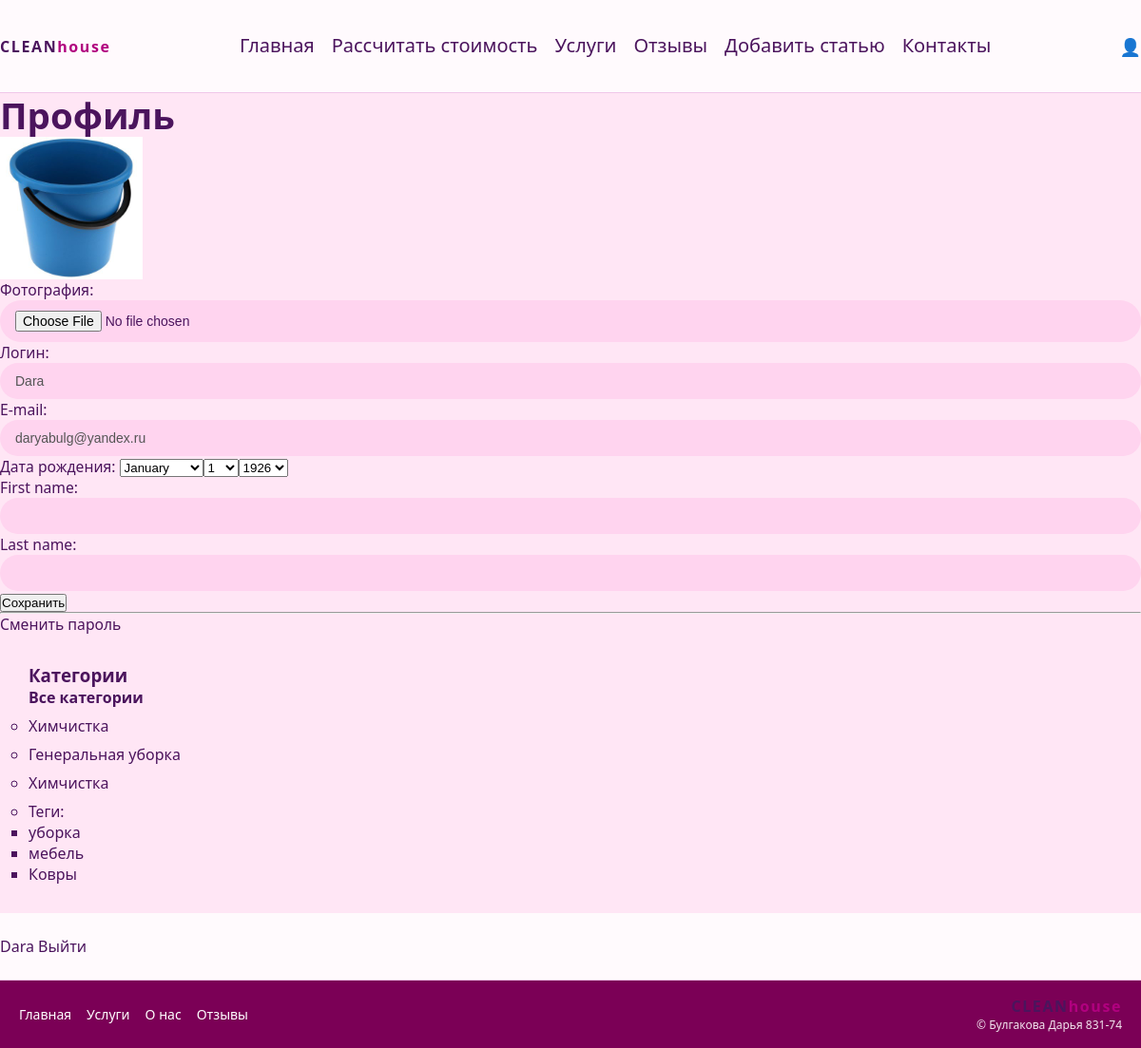
/users/profile/ (signed in), run on the app's committed database.
### users/models.py (models this page shows)
class User(AbstractUser):
    photo = models.ImageField(
        upload_to='users/%Y/%m/%d/',
        blank=True,
        null=True,
        verbose_name='Фотография'
    )
    date_birth = models.DateField(
        blank=True,
        null=True,
        verbose_name='Дата рождения'
    )

### women/models.py (models this page shows, shortened)
class Category(models.Model):
    name = models.CharField(
        max_length=100,
        verbose_name='Категория'
    )
    slug = models.SlugField(
        unique=True
    )
    class Meta:
        verbose_name = 'Категория'
        verbose_name_plural = 'Категории'

class TagPost(models.Model):
    tag = models.CharField(max_length=100, db_index=True)
    slug = models.SlugField(max_length=255, unique=True, db_index=True)
    def get_absolute_url(self):
        return reverse('tag', kwargs={'tag_slug': self.slug})

### users/views.py (the view, shortened to what this page needs)
# urls.py: path('profile/', views.ProfileUser.as_view(), name='profile'),
class ProfileUser(LoginRequiredMixin, UpdateView):
    model = get_user_model()
    form_class = ProfileUserForm
    template_name = 'users/profile.html'
    extra_context = {
    'title': 'Профиль пользователя',
    'default_image': settings.DEFAULT_USER_IMAGE
}
    def get_object(self, queryset=None):
        return self.request.user

### users/forms.py
class ProfileUserForm(forms.ModelForm):
    this_year = datetime.date.today().year
    date_birth = forms.DateField(
        widget=forms.SelectDateWidget(
            years=tuple(range(this_year - 100, this_year - 5))
        ),
        label='Дата рождения'
    )
    username = forms.CharField(
        disabled=True,
        label='Логин'
    )
    email = forms.CharField(
        disabled=True,
        label='E-mail'
    )
    class Meta:
        model = get_user_model()
        fields = [
            'photo',
            'username',
            'email',
            'date_birth',
            'first_name',
            'last_name'
        ]

### users/context_processors.py (called while the page is built)
def get_women_context(request):
    return {'mainmenu': menu}

### women/templatetags/women_tags.py (called while the page is built)
@register.inclusion_tag('women/list_categories.html')
def show_categories(cat_selected=0):
    cats = Category.objects.all()
    return {'cats': cats, 'cat_selected': cat_selected}

@register.inclusion_tag('women/list_tags.html')
def show_all_tags():
    return {"tags": TagPost.objects.all()}

### users/templates/users/profile.html (shortened to what this page needs)
{% extends 'base.html' %}
{% block content %}
<h1>Профиль</h1>
<form method="post" enctype="multipart/form-data">
    {% if user.photo %}
    <p><img src="{{ user.photo.url }}" width="150"></p>
{% else %}
    <p><img src="{{ default_image }}" width="150"></p>
{% endif %}
    {% for f in form %}
        <p>
            <label class="form-label" for="{{ f.id_for_label }}">
                {{ f.label }}:
            </label>
            {{ f }}
        </p>
    {% endfor %}
    <p>
        <button type="submit">Сохранить</button>
    </p>
</form>
<hr>
<p>
    <a href="{% url 'users:password_change' %}">Сменить пароль</a>
</p>
{% endblock %}

### templates/base.html (shortened to what this page needs)
{% load women_tags %}
{% load static %}
<!DOCTYPE html>
<html lang="ru">
<head>
    <link rel="stylesheet" href="{% static 'women/css/style.css' %}">
</head>
<body>
<header class="header">
    <div class="container header-inner">
        <div class="logo">CLEAN<span>house</span></div>
        <nav class="nav">
            <a href="{% url 'home' %}">Главная</a>
            <a href="/women/#calculator">Рассчитать стоимость</a>
            <a href="{% url 'services' %}">Услуги</a>
            <a href="{% url 'home' %}#reviews">Отзывы</a>
            <a href="{% url 'addpage' %}">Добавить статью</a>
            <a href="{% url 'contacts' %}">Контакты</a>
        </nav>
        <div class="header-icons">
            <a href="{% url 'account' %}" class="icon">👤</a>
        </div>
    </div>
</header>
<main>
    {% block content %}
    {% endblock %}
</main>
<div style="padding: 30px;">
    <h3>Категории</h3>
    <ul style="list-style: none; padding: 0;">
        {% if cat_selected == 0 or cat_selected is None %}
            <li><strong>Все категории</strong></li>
        {% else %}
            <li><a href="{% url 'home' %}#calculator">Все категории</a></li>
        {% endif %}
<ul id="leftchapters">
    {% show_categories cat_selected %}
    <li>
        {% show_all_tags %}
    </li>
</ul>
    </ul>
</div>
{% block mainmenu %}
<div class="header">
    <ul id="mainmenu" class="mainmenu">
        {% if user.is_authenticated %}
    <li class="last">
        <a href="{% url 'users:profile' %}">
    {{ user.username }}
</a>
        <a href="{% url 'users:logout' %}">Выйти</a>
    </li>
{% else %}
    <li class="last">
        <a href="{% url 'users:login' %}">Войти</a> |
        <a href="{% url 'users:register' %}">Регистрация</a>
    </li>
{% endif %}
    </ul>
</div>
{% endblock %}
<footer class="footer">
    <div class="container footer-inner">
        <nav class="footer-nav">
            <a href="#hero">Главная</a>
            <a href="#services">Услуги</a>
            <a href="#about">О нас</a>
            <a href="#reviews">Отзывы</a>
        </nav>
        <div class="footer-brand">
            <div class="logo">CLEAN<span>house</span></div>
            <div class="footer-copy">© Булгакова Дарья 831-74</div>
        </div>
    </div>
</footer>
</body>
</html>

### women/templates/women/list_categories.html
{% for cat in cats %}
    <li style="margin: 8px 0;">
        {% if cat.id == cat_selected %}
            <span style="color: #800040; font-weight: bold;">
                {{ cat.name }}
            </span>
        {% else %}
            <a href="{{ cat.get_absolute_url }}" style="text-decoration: none; color: inherit;">
                {{ cat.name }}
            </a>
        {% endif %}
    </li>
{% endfor %}

### women/templates/women/list_tags.html
{% if tags %}
    <p>Теги:</p>
    <ul>
        {% for t in tags %}
            <li><a href="{{ t.get_absolute_url }}">{{ t.tag }}</a></li>
        {% endfor %}
    </ul>
{% endif %}

### women/static/women/css/style.css (style rules this page uses)
* { box-sizing: border-box; margin: 0; padding: 0; }
body { font-family: system-ui, -apple-system, BlinkMacSystemFont, "Segoe UI", sans-serif; background: #ffe6f5; color: #4b145d; }
img { max-width: 100%; display: block; }
a { text-decoration: none; color: inherit; }
.container { width: 100%; max-width: none; margin: 0 auto; padding: 0 20px; }
.header { padding: 24px 0; position: sticky; top: 0; z-index: 100; background: #ffffffcc; backdrop-filter: blur(8px); border-bottom: 1px solid #f0c7e9; }
.header nav a { font-size: 20px; }
.header-inner { display: flex; justify-content: space-between; align-items: center; gap: 20px; padding: 10px 0; }
.logo { font-weight: 800; letter-spacing: 0.1em; color: #4b145d; }
.logo span { color: #b1007f; }
.nav { display: flex; flex-wrap: wrap; gap: 18px; font-size: 15px; }
.nav a { position: relative; padding-bottom: 2px; }
.nav a::after { content: ""; position: absolute; left: 0; bottom: 0; width: 0; height: 2px; background: #b1007f; transition: width 0.2s; }
.header-icons { display: flex; gap: 10px; }
.icon { cursor: pointer; font-size: 18px; }
h1, .hero-title { font-size: 2.4rem; line-height: 1.2; }
p { font-size: 0.98rem; }
input, textarea { width: 100%; border-radius: 999px; border: none; padding: 11px 16px; font-size: 14px; background: #ffd4ef; outline: none; }
.footer { background: #7b0056; color: #fff; padding: 16px 0; }
.footer-inner { display: flex; justify-content: space-between; align-items: center; gap: 16px; }
.footer-nav { display: flex; flex-wrap: wrap; gap: 16px; font-size: 14px; }
.footer-brand { text-align: right; }
.footer-copy { font-size: 12px; opacity: 0.9; }

### data on the page
User: form "Dara" "daryabulg@yandex.ru", username "Dara"
Category: name "Химчистка"
Category: name "Генеральная уборка"
Category: name "Химчистка"
TagPost: tag "уборка"
TagPost: tag "мебель"
TagPost: tag "Ковры"

### other printed values
{{ f.label }} "Фотография" "Логин" "E-mail" "Дата рождения" "First name" "Last name"
